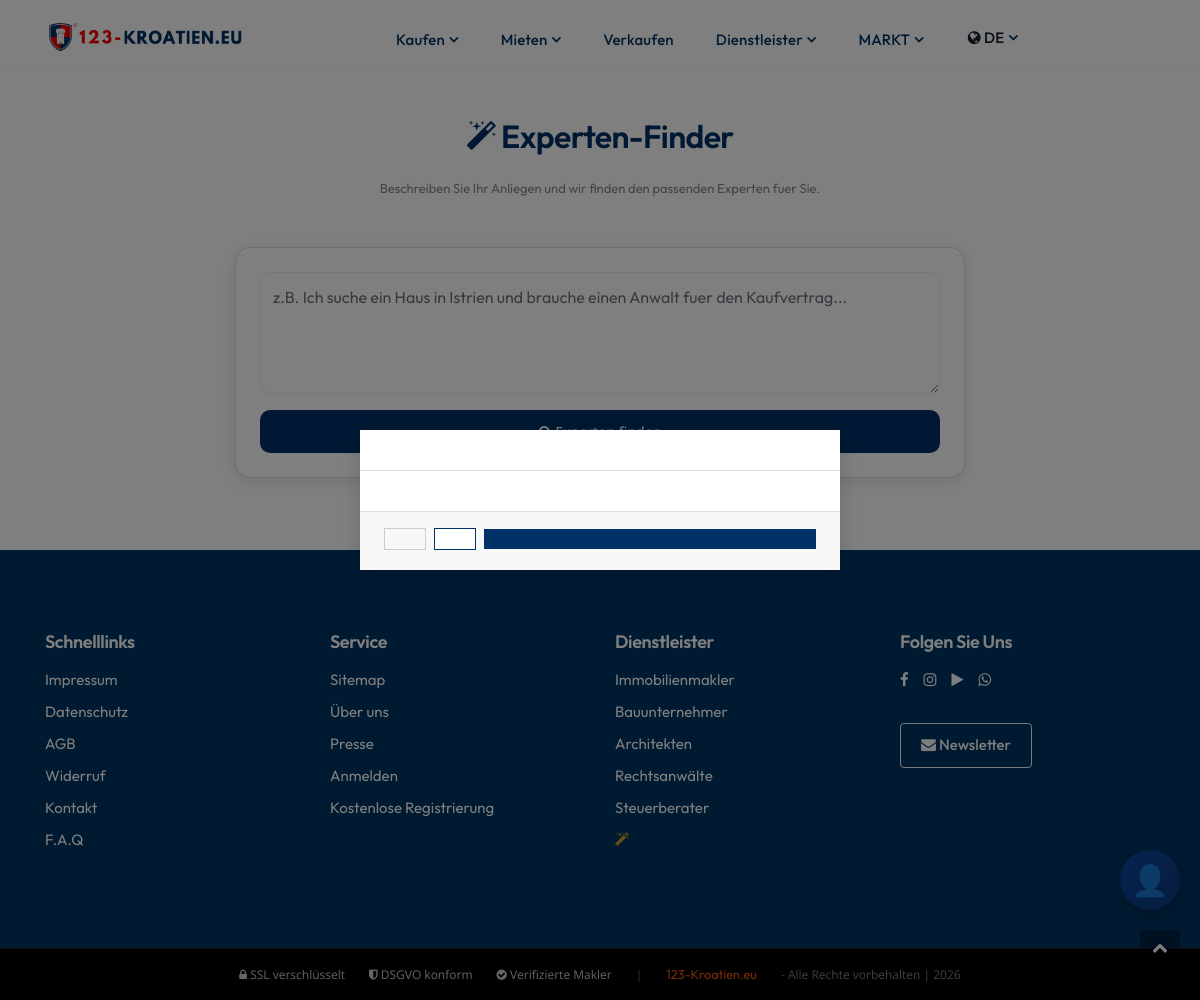
Screenshot of /experten-finder/ with the database file from the repository.
### pages/models.py (models this page shows)
class Translation(models.Model):
    PAGES = (
        ('home', 'home'),
        ('about', 'about'),
        ('listings', 'listings'),
        ('property details', 'property details'),
        ('blog', 'blog'),
        ('blog details', 'blog details'),
        ('contact', 'contact'),
        ('privacy', 'privacy'),
        ('navbar', 'navbar'),
        ('add-property', 'add-property'),
        ('profile', 'profile'),
        ('footer', 'footer'),
        ('login', 'login'),
        ('signup', 'signup'),
        ('faq', 'faq'),
        ('forget-password', 'forget-password'),
        ('reset-password', 'reset-password')
    )
    name = models.CharField(max_length=255, unique=True)
    page = models.CharField(max_length=50, choices=PAGES)
    english_content = models.TextField(blank=True)
    german_content = models.TextField(blank=True)
    french_content = models.TextField(blank=True)
    greek_content = models.TextField(blank=True)
    croatian_content = models.TextField(blank=True)
    polish_content = models.TextField(blank=True)
    czech_content = models.TextField(blank=True)
    russian_content = models.TextField(blank=True)
    swedish_content = models.TextField(blank=True)
    norway_content = models.TextField(blank=True)
    slovak_content = models.TextField(blank=True)
    dutch_content = models.TextField(blank=True)
    class Meta:
        ordering = ['name']

### main/matching_views.py (the view)
# urls.py: path('experten-finder/', matching_views.matching_page, name='experten_finder'),
def matching_page(request):
    lang = request.session.get('site_language', 'ge')
    return render(request, 'main/matching.html', {
        'lang': lang,
        'texte': TEXTE.get(lang, TEXTE['ge']),
    })

### main/context_processors.py (called while the page is built)
def set_language(request):
    path = request.path
    url_lang = None
    if len(path) >= 4 and path[0] == '/' and path[3] == '/':
        potential_lang = path[1:3]
        if potential_lang in ALL_LANGUAGES:
            url_lang = potential_lang
    if url_lang:
        lang = url_lang
        request.session['site_language'] = lang
    else:
        lang = request.session.get('site_language', 'ge')
    activate(lang)
    return {'language': lang}

### templates/main/matching.html (shortened to what this page needs)
{% extends 'include/base.html' %}
{% load static %}
{% block body %}
<div class="container py-5">
    <div class="row justify-content-center">
        <div class="col-lg-8">
            <div class="text-center mb-5">
                <h1 style="color:#003167;"><i class="fa fa-magic"></i> {{ texte.title }}</h1>
                <p class="lead text-muted">{{ texte.subtitle }}</p>
            </div>
            <div class="card mb-4" style="border-radius:15px;box-shadow:0 4px 15px rgba(0,0,0,0.1);">
                <div class="card-body p-4">
                    <textarea id="anfrage-text" class="form-control mb-3" rows="4"
                              placeholder="{{ texte.placeholder }}"
                              style="border-radius:10px;font-size:16px;"></textarea>
                    <button id="suche-btn" class="btn btn-lg w-100"
                            style="background:#003167;color:white;border-radius:10px;"
                            onclick="sucheExperten()">
                    </button>
                </div>
            </div>
        </div>
    </div>
</div>
{% endblock %}

### templates/include/base.html (shortened to what this page needs)
<!DOCTYPE html>
{% load static %}
{% load i18n %}
<html>
<head>
    <link href="{% static 'css/styles.css' %}" rel="stylesheet" type="text/css">
    <link href="{% static 'css/custom.css' %}" rel="stylesheet" type="text/css">
    <link href="{% static 'css/modern-theme.css' %}" rel="stylesheet" type="text/css">
    <link rel="stylesheet" href="https://cdnjs.cloudflare.com/ajax/libs/font-awesome/4.7.0/css/font-awesome.min.css">
</head>
<body>
        <nav class="navbar navbar-nav navbar-hover navbar-expand-lg navbar-soft">
            <div class="container">
                <a class="navbar-brand" href="/">
                    <img src="{% static 'images/logo-black2.png' %}" alt="logo" class="img-fluid" style="width: 270px;">
                </a>
                <div class="collapse navbar-collapse" id="main_nav99">
                    <ul class="navbar-nav mx-auto">
                        <li class="nav-item dropdown">
                            <a class="nav-link active dropdown-toggle" href="" data-toggle="dropdown">{{ nav_buy }}</a>
                        </li>
                        <li class="nav-item dropdown">
                            <a class="nav-link active dropdown-toggle" href="" data-toggle="dropdown">{{ nav_rent }}</a>
                        </li>
                        <li class="nav-item">
                            <a class="nav-link active" href="{% url 'main:owner' %}">{{ nav_sell }}</a>
                        </li>
                        <li class="nav-item dropdown">
                            <a class="nav-link active dropdown-toggle" href="#" data-toggle="dropdown">{{ nav_services }}</a>
                        </li>
                        <li class="nav-item dropdown">
                            <a class="nav-link active dropdown-toggle" href="#" data-toggle="dropdown">{{ nav_market }}</a>
                        </li>
                        <li class="nav-item dropdown">
                            <a class="nav-link dropdown-toggle" href="#" data-toggle="dropdown">
                                <i class="fa fa-globe"></i> {% if language == 'ge' %}DE{% elif language == 'en' %}EN{% elif language == 'hr' %}HR{% elif language == 'fr' %}FR{% elif language == 'pl' %}PL{% elif language == 'cz' %}CZ{% elif language == 'ru' %}RU{% elif language == 'gr' %}GR{% elif language == 'sw' %}SW{% elif language == 'no' %}NO{% elif language == 'sk' %}SK{% elif language == 'nl' %}NL{% else %}DE{% endif %}
                            </a>
                        </li>
                    </ul>
                </div>
            </div>
        </nav>
        {% block body %}
        {% endblock body%}
        {% include 'include/footer.html' %}
        <a href="javascript:" id="return-to-top"><i class="fa fa-chevron-up"></i></a>
        {% include "chatbot_widget.html" %}
    {% include "include/cookie_banner.html" %}
    </body>
</html>

### templates/include/footer.html
{% load static %}
<footer>
    <div class="myFooterBg wrapper__footer">
        <div class="container">
            <div class="row">
                <div class="col-md-3">
                    <div class="widget__footer">
                        <h4 class="footer-title">{{Quick_Links}}</h4>
                        <ul class="list-unstyled footer-links">
                            <li><a href="{% url 'main:imprint' %}" class="text-white">{{Imprint}}</a></li>
                            <li><a href="{% url 'main:data-protection' %}" class="text-white">{{PrivacyPolicy}}</a></li>
                            <li><a href="{% url 'main:agb' %}" class="text-white">{{TermsConditions}}</a></li>
                            <li><a href="{% url 'main:cancellation-policy' %}" class="text-white">{{Withdrawal}}</a></li>
                            <li><a href="{% url 'main:contact' %}" class="text-white">{{Contact}}</a></li>
                            <li><a href="{% url 'main:faq' %}" class="text-white">{{nav_faq}}</a></li>
                        </ul>
                    </div>
                </div>
                <div class="col-md-3">
                    <div class="widget__footer">
                        <h4 class="footer-title">{{Service}}</h4>
                        <ul class="list-unstyled footer-links">
                            <li><a href="{% url 'main:sitemap' %}" class="text-white">{{Sitemap}}</a></li>
                            <li><a href="{% url 'main:about' %}" class="text-white">{{ nav_about }}</a></li>
                            <li><a href="{% url 'main:blog-single-1' %}" class="text-white">{{Press}}</a></li>
                            {% if user.is_authenticated %}
                            <li><a href="#" class="text-white"><i class="fa fa-user"></i> {{ user.username }}</a></li>
                            {% if user.is_authenticated %}
                            {% if user.professional.professional_type == 'real_estate_agent' or user.professional.professional_type == 'construction_company' %}<li><a href="{% url 'main:makler_dashboard' %}" class="text-white"><i class="fa fa-building"></i> Makler-Portal</a></li>{% elif user.professional %}<li><a href="{% url 'professional_portal:dashboard' %}" class="text-white"><i class="fa fa-briefcase"></i> Mein Portal</a></li>{% endif %}
                            {% endif %}
                            <li><a href="{% url 'account:logout' %}" class="text-white">{{ nav_logout }}</a></li>
                            {% else %}
                            <li><a href="{% url 'account:login' %}" class="text-white">{{Login}}</a></li>
                            <li><a href="{% url 'account:signup' %}" class="text-white">{{FreeRegistration}}</a></li>
                            {% endif %}
                        </ul>
                    </div>
                </div>
                <div class="col-md-3">
                    <div class="widget__footer">
                        <h4 class="footer-title">{{footer_services}}</h4>
                        <ul class="list-unstyled footer-links">
                            <li><a href="/{{ language }}/{{ country_name }}/{{ url_realtor }}/" class="text-white">{{dropdown_realtor}}</a></li>
                            <li><a href="/{{ language }}/{{ country_name }}/{{ url_contractor }}/" class="text-white">{{dropdown_contractor}}</a></li>
                            <li><a href="/{{ language }}/{{ country_name }}/{{ url_architect }}/" class="text-white">{{dropdown_architect}}</a></li>
                            <li><a href="/{{ language }}/{{ country_name }}/{{ url_lawyer }}/" class="text-white">{{dropdown_lawyer}}</a></li>
                            <li><a href="/{{ language }}/{{ country_name }}/{{ url_tax_advisor }}/" class="text-white">{{dropdown_tax_advisor}}</a></li>
                            <li><a href="/{{ language }}/{{ url_experten_finder }}/" class="text-white" style="color:#c9a227 !important;"><i class="fa fa-magic"></i> {{ experten_finder_label }}</a></li>
                        </ul>
                    </div>
                </div>
                <div class="col-md-3">
                    <div class="widget__footer">
                        <h4 class="footer-title">{{follow_us}}</h4>
                        <div class="social-icons-row">
                            <a href="https://facebook.com" target="_blank"><i class="fa fa-facebook"></i></a>
                            <a href="https://instagram.com" target="_blank"><i class="fa fa-instagram"></i></a>
                            <a href="https://tiktok.com" target="_blank"><i class="fa fa-play"></i></a>
                            <a href="https://whatsapp.com" target="_blank"><i class="fa fa-whatsapp"></i></a>
                        </div>
                        <a href="{% url 'main:contact' %}?newsletter=1" class="btn btn-outline-light btn-sm mt-3">
                            <i class="fa fa-envelope"></i> {{newsletter}}
                        </a>
                    </div>
                </div>
            </div>
        </div>
    </div>
    <div class="bg__footer-bottom-v1">
        <div class="container">
            <div class="row" align="center">
                <div class="col-md-12">
                    <div style="display: flex; justify-content: center; align-items: center; flex-wrap: wrap; gap: 1.5rem; font-size: 0.8rem;"><span style="color: rgba(255,255,255,0.8);"><i class="fa fa-lock"></i> SSL verschlüsselt</span><span style="color: rgba(255,255,255,0.8);"><i class="fa fa-shield"></i> DSGVO konform</span><span style="color: rgba(255,255,255,0.8);"><i class="fa fa-check-circle"></i> Verifizierte Makler</span><span style="color: rgba(255,255,255,0.4);">|</span><a href="#" style="color: #E41F0E;">123-Kroatien.eu</a><span style="color: rgba(255,255,255,0.5);"> - Alle Rechte vorbehalten | 2026</span></div>
                </div>
            </div>
        </div>
    </div>
</footer>

### static/css/custom.css (style rules this page uses)
.myFooterBg { background-color: #003167; }
.navbar, .navbar-nav, .nav-link, .dropdown-menu { font-family: "Montserrat", sans-serif !important; }
.navbar-nav { align-items: flex-end !important; }
.navbar { align-items: flex-end !important; }
.nav-link { font-weight: 500 !important; font-size: 14px !important; }
body, html { font-family: "Montserrat", sans-serif !important; }
.fa, .fa::before, i.fa, i.fa::before, .fa-globe, .fa-caret-down, .fa-user, .fa-facebook, .fa-instagram, .fa-youtube, .fa-whatsapp, .fa-envelope, .fa-magic, [class^="fa-"], [class*=" fa-"] { font-family: FontAwesome !important; font-weight: normal !important; font-style: normal !important; }
.social-icons-row { display: flex; gap: 15px; margin-bottom: 15px; }
.social-icons-row a { color: #fff; font-size: 22px; transition: all 0.3s ease; }
.footer-links li { margin-bottom: 8px; }
.footer-links a { font-size: 14px; }
body { font-family: 'Montserrat', -apple-system, BlinkMacSystemFont, 'Segoe UI', Roboto, Helvetica, Arial, sans-serif !important; font-weight: 400; font-size: 15px; line-height: 1.6; color: #5f5f5f; -webkit-font-smoothing: antialiased; }
h1, h2, h3, h4, h5, h6 { font-family: 'Montserrat', -apple-system, BlinkMacSystemFont, 'Segoe UI', Roboto, Helvetica, Arial, sans-serif !important; color: #2d2d2d; font-weight: 600; line-height: 1.3; margin-bottom: 0.6em; }
h1 { font-size: 32px; }
h4 { font-size: 18px; }
p { color: #5f5f5f; font-size: 14px; line-height: 1.6; margin-bottom: 1em; }
.card-body p, .card-body { font-size: 14px; color: #5f5f5f; }
.navbar-nav .nav-link { font-family: 'Nunito Sans', -apple-system, sans-serif !important; font-family: 'Nunito Sans', -apple-system, sans-serif !important; font-size: 14px !important; font-weight: 500 !important; color: #000000 !important; letter-spacing: 0.2px; }
.btn { font-size: 14px; font-weight: 500; border-radius: 4px; padding: 10px 20px; }
.lead { font-size: 17px; font-weight: 400; color: #5f5f5f; }
.text-muted { color: #8a8a8a !important; font-size: 13px; }
a { color: #003167; }
.footer-title { font-family: 'Nunito Sans', sans-serif !important; font-size: 13px; font-weight: 600; text-transform: uppercase; letter-spacing: 1px; }
.fa:before { font-family: FontAwesome !important; }
.navbar-nav .nav-item.show .nav-link, .navbar-nav .nav-link.active, .navbar-nav .nav-link:focus, .navbar-nav .dropdown-toggle:focus, .navbar-nav .dropdown-toggle.show, .nav-link.active.dropdown-toggle { outline: none !important; box-shadow: none !important; border: none !important; }

### rows the page displays
Translation: german_content "Kaufen"
Translation: german_content "Mieten"
Translation: german_content "Verkaufen"
Translation: german_content "Dienstleister"
Translation: german_content "MARKT"
Translation: german_content "Schnelllinks"
Translation: german_content "Impressum"
Translation: german_content "Datenschutz"
Translation: german_content "AGB"
Translation: german_content "Widerruf"
Translation: german_content "Kontakt"
Translation: german_content "F.A.Q"
Translation: german_content "Service"
Translation: german_content "Sitemap"
Translation: german_content "Über uns"
Translation: german_content "Presse"
Translation: german_content "Anmelden"
Translation: german_content "Kostenlose Registrierung"
Translation: german_content "Dienstleister"
Translation: german_content "Immobilienmakler"
Translation: german_content "Bauunternehmer"
Translation: german_content "Architekten"
Translation: german_content "Rechtsanwälte"
Translation: german_content "Steuerberater"
Translation: german_content "Folgen Sie Uns"
Translation: german_content "Newsletter"

### other values shown
{{ texte.title }} "Experten-Finder"
{{ texte.subtitle }} "Beschreiben Sie Ihr Anliegen und wir finden den passenden Experten fuer Sie."
